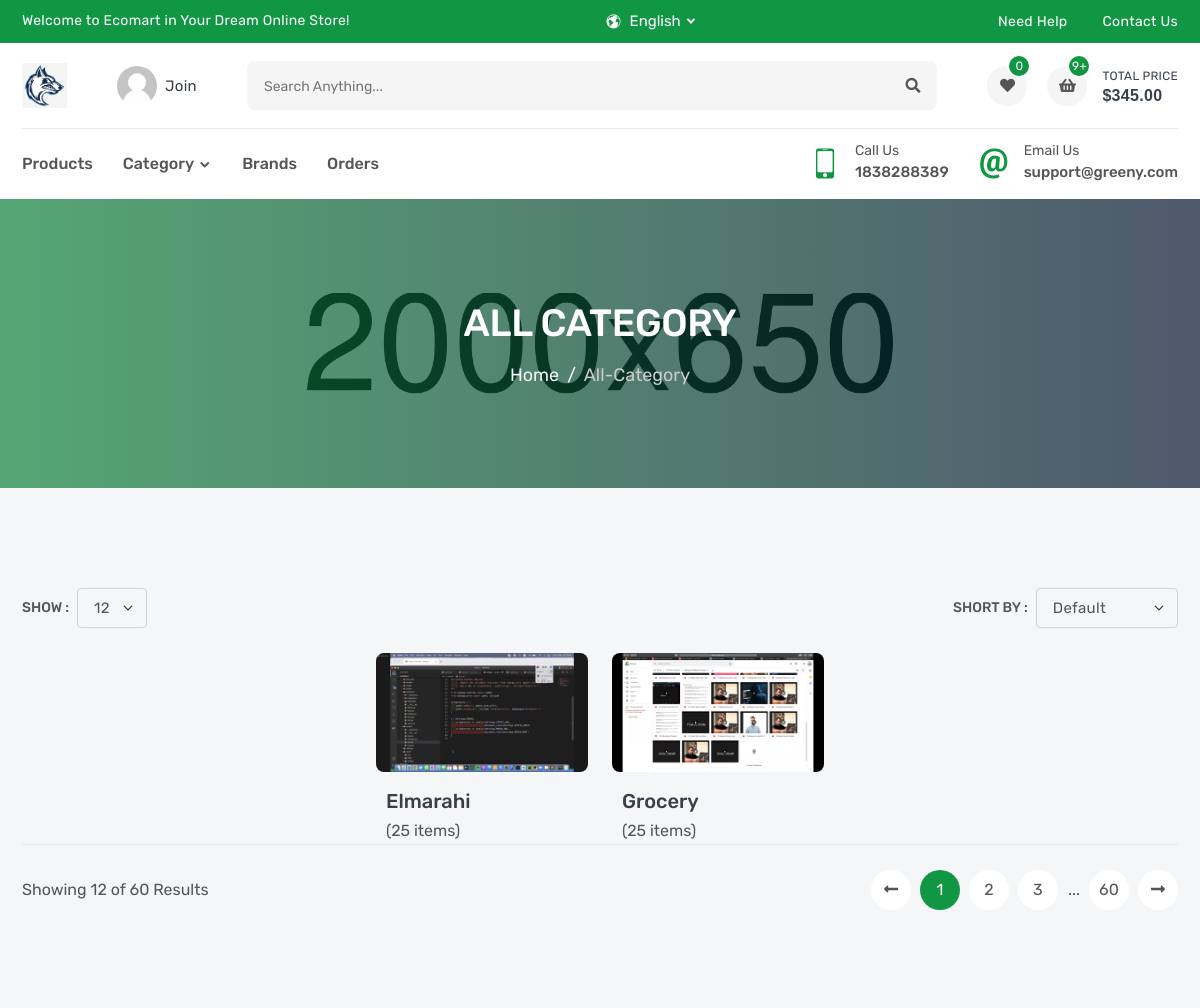
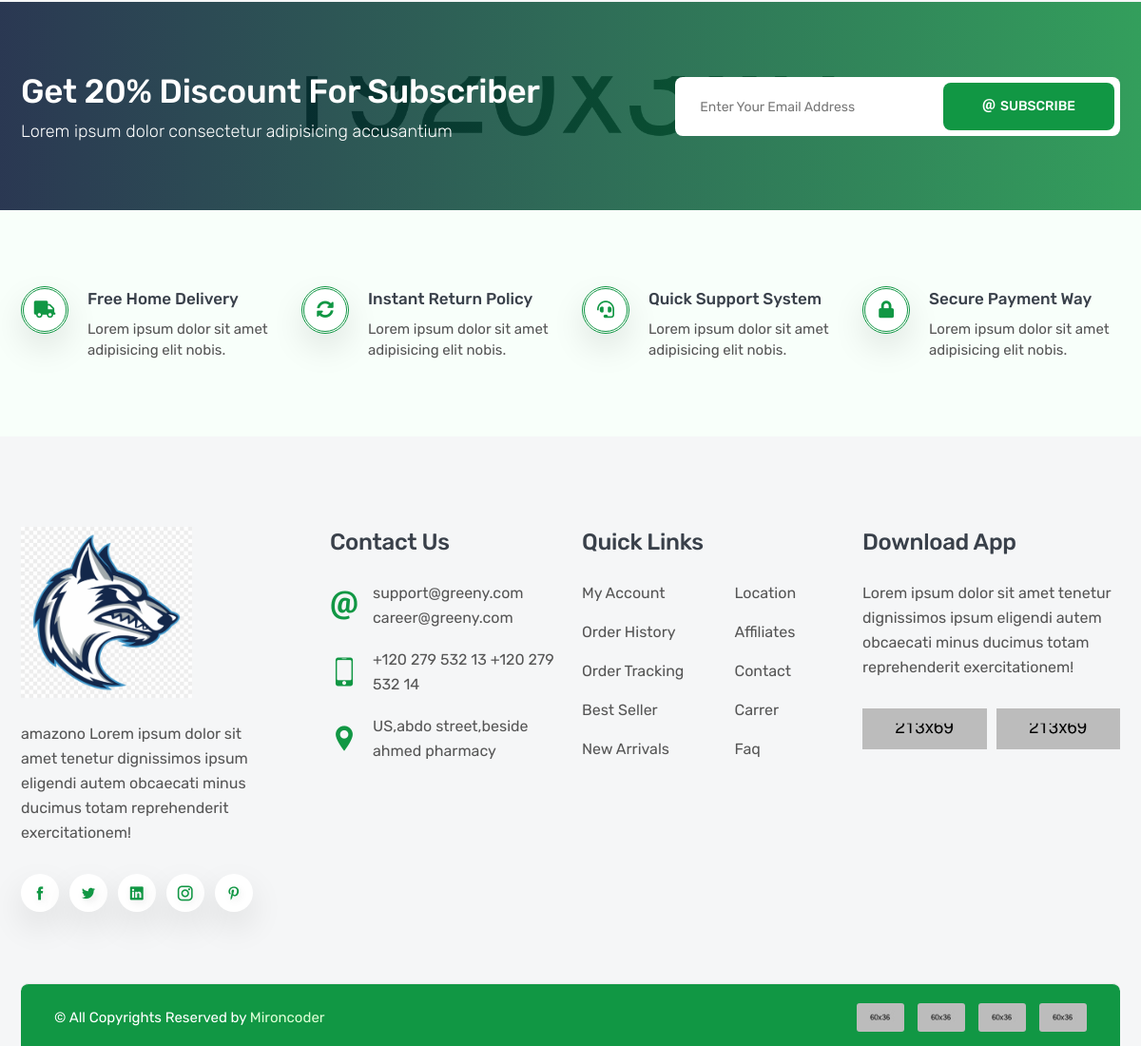
The app's page /products/category/ with its own data (2 pictures, top to bottom).
### settings/models.py (models this page shows, shortened)
class Company(models.Model):
    name=models.CharField( max_length=100)
    logo=models.ImageField( upload_to='company')
    call_us=models.CharField( max_length=100)
    email_us=models.EmailField( max_length=254)
    subtitle=models.TextField( max_length=500)
    fb_link=models.URLField( null=True, blank= True)
    twit_link=models.URLField( null=True, blank= True)
    insta_link=models.URLField( null=True, blank= True)
    emails=models.TextField( max_length=100)
    numbers=models.TextField( max_length=100)
    address=models.TextField(    max_length=100)

### products/models.py (models this page shows)
class Category(models.Model):
    name = models.CharField(_("Name"), max_length=50)
    image = models.ImageField(_("Image"), upload_to='category/')
    def __str__(self):
        return self.name

### products/views.py (the view)
# urls.py: path('category/', CategoryList.as_view(), name='category_list'),
class CategoryList(ListView):
    model = Category

### products/templates/products/category_list.html (shortened to what this page needs)
{% extends 'base.html' %}
{% block body %}
        <section class="inner-section single-banner" style="background: url(images/single-banner.jpg) no-repeat center;">
            <div class="container">
                <h2>all category</h2>
                <ol class="breadcrumb">
                    <li class="breadcrumb-item"><a href="index.html">Home</a></li>
                    <li class="breadcrumb-item active" aria-current="page">all-category</li>
                </ol>
            </div>
        </section>
        <section class="inner-section">
            <div class="container">
                <div class="row">
                    <div class="col-lg-12">
                        <div class="top-filter">
                            <div class="filter-show">
                                <label class="filter-label">Show :</label>
                                <select class="form-select filter-select">
                                    <option value="1">12</option>
                                </select>
                            </div>
                            <div class="filter-short">
                                <label class="filter-label">Short by :</label>
                                <select class="form-select filter-select">
                                    <option selected>default</option>
                                </select>
                            </div>
                        </div>
                    </div>
                </div>
                <div class="row row-cols-2 row-cols-md-3 row-cols-lg-4 row-cols-xl-5 justify-content-center">
                    {% for cat in category_list %}
                    <div class="col">
                        <div class="category-wrap">
                            <div class="category-media">
                                <img src="{{cat.image.url}}" alt="category">
                            </div>
                            <div class="category-meta">
                                <h4>{{cat}}</h4>
                                <p>(25 items)</p>
                            </div>
                        </div>
                    </div>
                    {% endfor %}
                </div>
                <div class="row">
                    <div class="col-lg-12">
                        <div class="bottom-paginate">
                            <p class="page-info">Showing 12 of 60 Results</p>
                            <ul class="pagination">
                                <li class="page-item">
                                    <a class="page-link" href="#">
                                        <i class="fas fa-long-arrow-alt-left"></i>
                                    </a>
                                </li>
                                <li class="page-item"><a class="page-link active" href="#">1</a></li>
                                <li class="page-item"><a class="page-link" href="#">2</a></li>
                                <li class="page-item"><a class="page-link" href="#">3</a></li>
                                <li class="page-item">...</li>
                                <li class="page-item"><a class="page-link" href="#">60</a></li>
                                <li class="page-item">
                                    <a class="page-link" href="#">
                                        <i class="fas fa-long-arrow-alt-right"></i>
                                    </a>
                                </li>
                            </ul>
                        </div>
                    </div>
                </div>
            </div>
        </section>
{% endblock body %}

### templates/base.html (shortened to what this page needs)
{% load static %}
<!DOCTYPE html>
<html lang="en">
  <head>
    <link rel="stylesheet" href="{% static 'fonts/flaticon/flaticon.css' %}" />
    <link rel="stylesheet" href="{% static 'fonts/icofont/icofont.min.css' %}"/>
    <link rel="stylesheet" href="{% static 'fonts/fontawesome/fontawesome.min.css' %}"/>
    <link rel="stylesheet" href="{% static 'vendor/venobox/venobox.min.css' %}"/>
    <link rel="stylesheet" href="{% static 'vendor/slickslider/slick.min.css' %}"/>
    <link rel="stylesheet" href="{% static 'vendor/niceselect/nice-select.min.css' %}"/>
    <link rel="stylesheet" href="{% static 'vendor/bootstrap/bootstrap.min.css' %}"/>
    <link rel="stylesheet" href="{% static 'css/main.css' %}" />
    {% block css %}
        <link rel="stylesheet" href="{% static 'css/index.css' %}" />
    {% endblock css %}
  </head>
  <body>
    <div class="header-top">
      <div class="container">
        <div class="row">
          <div class="col-md-12 col-lg-5">
            <div class="header-top-welcome">
              <p>Welcome to Ecomart in Your Dream Online Store!</p>
            </div>
          </div>
          <div class="col-md-5 col-lg-3">
            <div class="header-top-select">
              <div class="header-select">
                <i class="icofont-world"></i>
              </div>
            </div>
          </div>
          <div class="col-md-7 col-lg-4">
            <ul class="header-top-list">
              <li><a href="faq.html">need help</a></li>
              <li><a href="contact.html">contact us</a></li>
            </ul>
          </div>
        </div>
      </div>
    </div>
    <header class="header-part">
      <div class="container">
        <div class="header-content">
          <a href="index.html" class="header-logo">
            <img src="{{info.logo.url}}" alt="logo" />
          </a>
          <a href="login.html" class="header-widget" title="My Account">
            <img src="images/user.png" alt="user" />
            <span>join</span>
          </a>
          <form class="header-form">
            <input type="text" placeholder="Search anything..." />
            <button><i class="fas fa-search"></i></button>
          </form>
          <div class="header-widget-group">
            <a href="wishlist.html" class="header-widget" title="Wishlist">
              <i class="fas fa-heart"></i>
              <sup>0</sup>
            </a>
            <button class="header-widget header-cart" title="Cartlist">
              <i class="fas fa-shopping-basket"></i>
              <sup>9+</sup>
              <span>total price<small>$345.00</small></span>
            </button>
          </div>
        </div>
      </div>
    </header>
    <nav class="navbar-part">
      <div class="container">
        <div class="row">
          <div class="col-lg-12">
            <div class="navbar-content">
              <ul class="navbar-list">
                <li class="navbar-item dropdown">
                  <a class="navbar-link" href="{% url 'products:product_list' %}">Products</a>
                </li>
                <li class="navbar-item dropdown-megamenu">
                  <a class="navbar-link dropdown-arrow" href="#">category</a>
                </li>
                <li class="navbar-item dropdown">
                  <a class="navbar-link " href="{% url 'products:brand_list' %}">Brands</a>
                </li>
                <li class="navbar-item dropdown">
                  <a class="navbar-link " href="#">Orders</a>
                </li>
              </ul>
              <div class="navbar-info-group">
                <div class="navbar-info">
                  <i class="icofont-ui-touch-phone"></i>
                  <p>
                    <small>call us</small>
                    <span>{{info.call_us}}</span>
                  </p>
                </div>
                <div class="navbar-info">
                  <i class="icofont-ui-email"></i>
                  <p>
                    <small>email us</small>
                    <span>{{info.email_us}}</span>
                  </p>
                </div>
              </div>
            </div>
          </div>
        </div>
      </div>
    </nav>
{% block body %}
{% endblock body %}
    <section
      class="news-part"
      style="background: url(images/newsletter.jpg) no-repeat center"
    >
      <div class="container">
        <div class="row align-items-center">
          <div class="col-md-5 col-lg-6 col-xl-7">
            <div class="news-text">
              <h2>Get 20% Discount for Subscriber</h2>
              <p>Lorem ipsum dolor consectetur adipisicing accusantium</p>
            </div>
          </div>
          <div class="col-md-7 col-lg-6 col-xl-5">
            <form class="news-form">
              <input type="text" placeholder="Enter Your Email Address" />
              <button>
                <span><i class="icofont-ui-email"></i>Subscribe</span>
              </button>
            </form>
          </div>
        </div>
      </div>
    </section>
    <section class="intro-part">
      <div class="container">
        <div class="row intro-content">
          <div class="col-sm-6 col-lg-3">
            <div class="intro-wrap">
              <div class="intro-icon">
                <i class="fas fa-truck"></i>
              </div>
              <div class="intro-content">
                <h5>free home delivery</h5>
                <p>Lorem ipsum dolor sit amet adipisicing elit nobis.</p>
              </div>
            </div>
          </div>
          <div class="col-sm-6 col-lg-3">
            <div class="intro-wrap">
              <div class="intro-icon">
                <i class="fas fa-sync-alt"></i>
              </div>
              <div class="intro-content">
                <h5>instant return policy</h5>
                <p>Lorem ipsum dolor sit amet adipisicing elit nobis.</p>
              </div>
            </div>
          </div>
          <div class="col-sm-6 col-lg-3">
            <div class="intro-wrap">
              <div class="intro-icon">
                <i class="fas fa-headset"></i>
              </div>
              <div class="intro-content">
                <h5>quick support system</h5>
                <p>Lorem ipsum dolor sit amet adipisicing elit nobis.</p>
              </div>
            </div>
          </div>
          <div class="col-sm-6 col-lg-3">
            <div class="intro-wrap">
              <div class="intro-icon">
                <i class="fas fa-lock"></i>
              </div>
              <div class="intro-content">
                <h5>secure payment way</h5>
                <p>Lorem ipsum dolor sit amet adipisicing elit nobis.</p>
              </div>
            </div>
          </div>
        </div>
      </div>
    </section>
    <footer class="footer-part">
      <div class="container">
        <div class="row">
          <div class="col-sm-6 col-xl-3">
            <div class="footer-widget">
              <a class="footer-logo" href="#">
                <img src="{{info.logo.url}}" alt="logo" />
              </a>
              <p class="footer-desc">
                {{info.subtitle}}
              </p>
              <ul class="footer-social">
                <li><a class="icofont-facebook" href="{{info.fb_link}}"></a></li>
                <li><a class="icofont-twitter" href="#"></a></li>
                <li><a class="icofont-linkedin" href="#"></a></li>
                <li><a class="icofont-instagram" href="#"></a></li>
                <li><a class="icofont-pinterest" href="#"></a></li>
              </ul>
            </div>
          </div>
          <div class="col-sm-6 col-xl-3">
            <div class="footer-widget contact">
              <h3 class="footer-title">contact us</h3>
              <ul class="footer-contact">
                <li>
                  <i class="icofont-ui-email"></i>
                  <p>
                    <span>{{info.emails}}</span>
                  </p>
                </li>
                <li>
                  <i class="icofont-ui-touch-phone"></i>
                  <p>
                    <span>{{info.numbers}}</span>
                  </p>
                </li>
                <li>
                  <i class="icofont-location-pin"></i>
                  <p>{{info.address}}</p>
                </li>
              </ul>
            </div>
          </div>
          <div class="col-sm-6 col-xl-3">
            <div class="footer-widget">
              <h3 class="footer-title">quick Links</h3>
              <div class="footer-links">
                <ul>
                  <li><a href="#">My Account</a></li>
                  <li><a href="#">Order History</a></li>
                  <li><a href="#">Order Tracking</a></li>
                  <li><a href="#">Best Seller</a></li>
                  <li><a href="#">New Arrivals</a></li>
                </ul>
                <ul>
                  <li><a href="#">Location</a></li>
                  <li><a href="#">Affiliates</a></li>
                  <li><a href="#">Contact</a></li>
                  <li><a href="#">Carrer</a></li>
                  <li><a href="#">Faq</a></li>
                </ul>
              </div>
            </div>
          </div>
          <div class="col-sm-6 col-xl-3">
            <div class="footer-widget">
              <h3 class="footer-title">Download App</h3>
              <p class="footer-desc">
                Lorem ipsum dolor sit amet tenetur dignissimos ipsum eligendi
                autem obcaecati minus ducimus totam reprehenderit
                exercitationem!
              </p>
              <div class="footer-app">
                <a href="#"
                  ><img src="images/google-store.png" alt="google"
                /></a>
                <a href="#"><img src="images/app-store.png" alt="app" /></a>
              </div>
            </div>
          </div>
        </div>
        <div class="row">
          <div class="col-12">
            <div class="footer-bottom">
              <p class="footer-copytext">
                &copy; All Copyrights Reserved by
                <a
                  target="_blank"
                  href="https://themeforest.net/user/mironcoder"
                  >Mironcoder</a
                >
              </p>
              <div class="footer-card">
                <a href="#"
                  ><img src="images/payment/jpg/01.jpg" alt="payment"
                /></a>
                <a href="#"
                  ><img src="images/payment/jpg/02.jpg" alt="payment"
                /></a>
                <a href="#"
                  ><img src="images/payment/jpg/03.jpg" alt="payment"
                /></a>
                <a href="#"
                  ><img src="images/payment/jpg/04.jpg" alt="payment"
                /></a>
              </div>
            </div>
          </div>
        </div>
      </div>
    </footer>
  </body>
</html>

### records on screen
Company: logo (picture), call_us "1838288389", email_us "support@greeny.com", subtitle "amazono Lorem ipsum dolor sit amet tenetur dignissimos ipsum eligendi autem obcaecati minus ducimus totam reprehenderit exercitationem!", emails "support@greeny.com career@greeny.com", numbers "+120 279 532 13 +120 279 532 14", address "US,abdo street,beside ahmed pharmacy"
Category: image (picture), name "Elmarahi"
Category: image (picture), name "Grocery"
